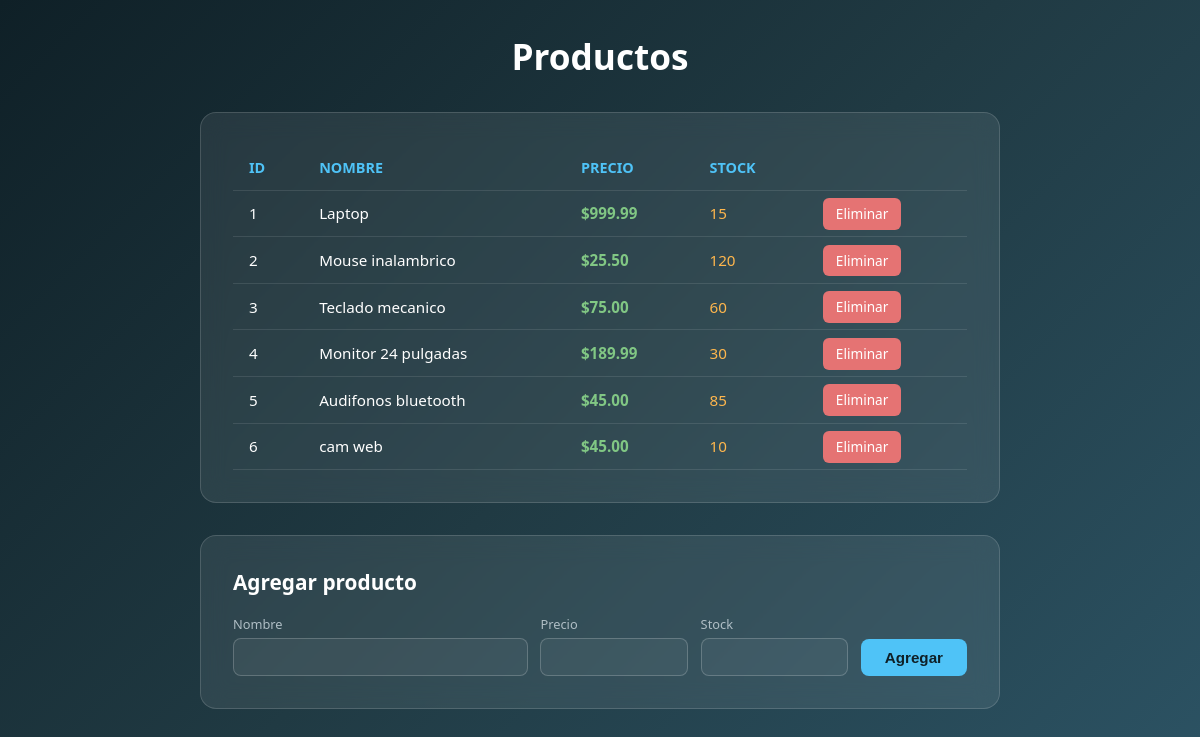
The page / on the database its author committed.
### tables this page shows
CREATE TABLE productos (
            id INTEGER PRIMARY KEY AUTOINCREMENT,
            nombre TEXT NOT NULL,
            precio REAL NOT NULL,
            stock INTEGER NOT NULL DEFAULT 0
        );

### routes.py (the view)
@bp.route("/")
def index():
    productos = obtener_productos()
    return render_template("index.html", productos=productos)

### controllers/__init__.py (called while the page is built)
def obtener_productos():
    conn = get_connection()
    productos = conn.execute("SELECT * FROM productos").fetchall()
    conn.close()
    return [dict(p) for p in productos]

### controllers/db.py (called while the page is built)
def get_connection():
    conn = sqlite3.connect(DB_PATH)
    conn.row_factory = sqlite3.Row
    return conn

### templates/index.html (shortened to what this page needs)
<!DOCTYPE html>
<html lang="es">
<head>
</head>
<body>
    <div class="container">
        <h1>Productos</h1>
        <div class="card">
            <table>
                <thead>
                    <tr>
                        <th>ID</th>
                        <th>Nombre</th>
                        <th>Precio</th>
                        <th>Stock</th>
                        <th></th>
                    </tr>
                </thead>
                <tbody>
                    {% if productos %}
                        {% for p in productos %}
                        <tr>
                            <td>{{ p.id }}</td>
                            <td>{{ p.nombre }}</td>
                            <td class="precio">${{ "%.2f"|format(p.precio) }}</td>
                            <td class="stock">{{ p.stock }}</td>
                            <td>
                                <a href="{{ url_for('main.eliminar', id=p.id) }}" class="btn-eliminar">Eliminar</a>
                            </td>
                        </tr>
                        {% endfor %}
                    {% else %}
                        <tr>
                            <td colspan="5" class="vacio">No hay productos registrados</td>
                        </tr>
                    {% endif %}
                </tbody>
            </table>
        </div>
        <div class="card">
            <h2>Agregar producto</h2>
            <form action="{{ url_for('main.agregar') }}" method="POST">
                <div>
                    <label>Nombre</label>
                    <input type="text" name="nombre" required>
                </div>
                <div>
                    <label>Precio</label>
                    <input type="number" name="precio" step="0.01" min="0" required>
                </div>
                <div>
                    <label>Stock</label>
                    <input type="number" name="stock" min="0" required>
                </div>
                <button type="submit" class="btn-agregar">Agregar</button>
            </form>
        </div>
    </div>
</body>
</html>

### templates/index.html (style rules this page uses)
* { margin: 0; padding: 0; box-sizing: border-box; }
body { font-family: 'Segoe UI', Tahoma, Geneva, Verdana, sans-serif; background: linear-gradient(135deg, #0f2027, #203a43, #2c5364); color: #fff; min-height: 100vh; padding: 2rem; }
.container { max-width: 800px; margin: 0 auto; }
h1 { text-align: center; font-size: 2.2rem; margin-bottom: 2rem; }
.card { background: rgba(255, 255, 255, 0.08); backdrop-filter: blur(12px); border: 1px solid rgba(255, 255, 255, 0.15); border-radius: 16px; padding: 2rem; margin-bottom: 2rem; }
table { width: 100%; border-collapse: collapse; }
th, td { padding: 0.8rem 1rem; text-align: left; border-bottom: 1px solid rgba(255, 255, 255, 0.1); }
th { color: #4fc3f7; font-weight: 600; font-size: 0.9rem; text-transform: uppercase; }
td { font-size: 0.95rem; }
.precio { color: #81c784; font-weight: 600; }
.stock { color: #ffb74d; }
.btn-eliminar { background: #e57373; color: #fff; border: none; padding: 0.4rem 0.8rem; border-radius: 6px; cursor: pointer; font-size: 0.85rem; text-decoration: none; transition: background 0.25s; }
h2 { font-size: 1.3rem; margin-bottom: 1.2rem; }
form { display: grid; grid-template-columns: 2fr 1fr 1fr auto; gap: 0.8rem; align-items: end; }
label { font-size: 0.8rem; color: #b0bec5; margin-bottom: 0.3rem; display: block; }
input { width: 100%; padding: 0.6rem 0.8rem; border: 1px solid rgba(255, 255, 255, 0.2); border-radius: 8px; background: rgba(255, 255, 255, 0.05); color: #fff; font-size: 0.95rem; }
.btn-agregar { background: #4fc3f7; color: #0f2027; font-weight: 700; border: none; padding: 0.65rem 1.5rem; border-radius: 8px; cursor: pointer; font-size: 0.95rem; transition: background 0.25s; height: fit-content; }

### rows shown on the page
productos: id "1", nombre "Laptop", precio "999.99", stock "15"
productos: id "2", nombre "Mouse inalambrico", precio "25.50", stock "120"
productos: id "3", nombre "Teclado mecanico", precio "75.00", stock "60"
productos: id "4", nombre "Monitor 24 pulgadas", precio "189.99", stock "30"
productos: id "5", nombre "Audifonos bluetooth", precio "45.00", stock "85"
productos: id "6", nombre "cam web", precio "45.00", stock "10"
